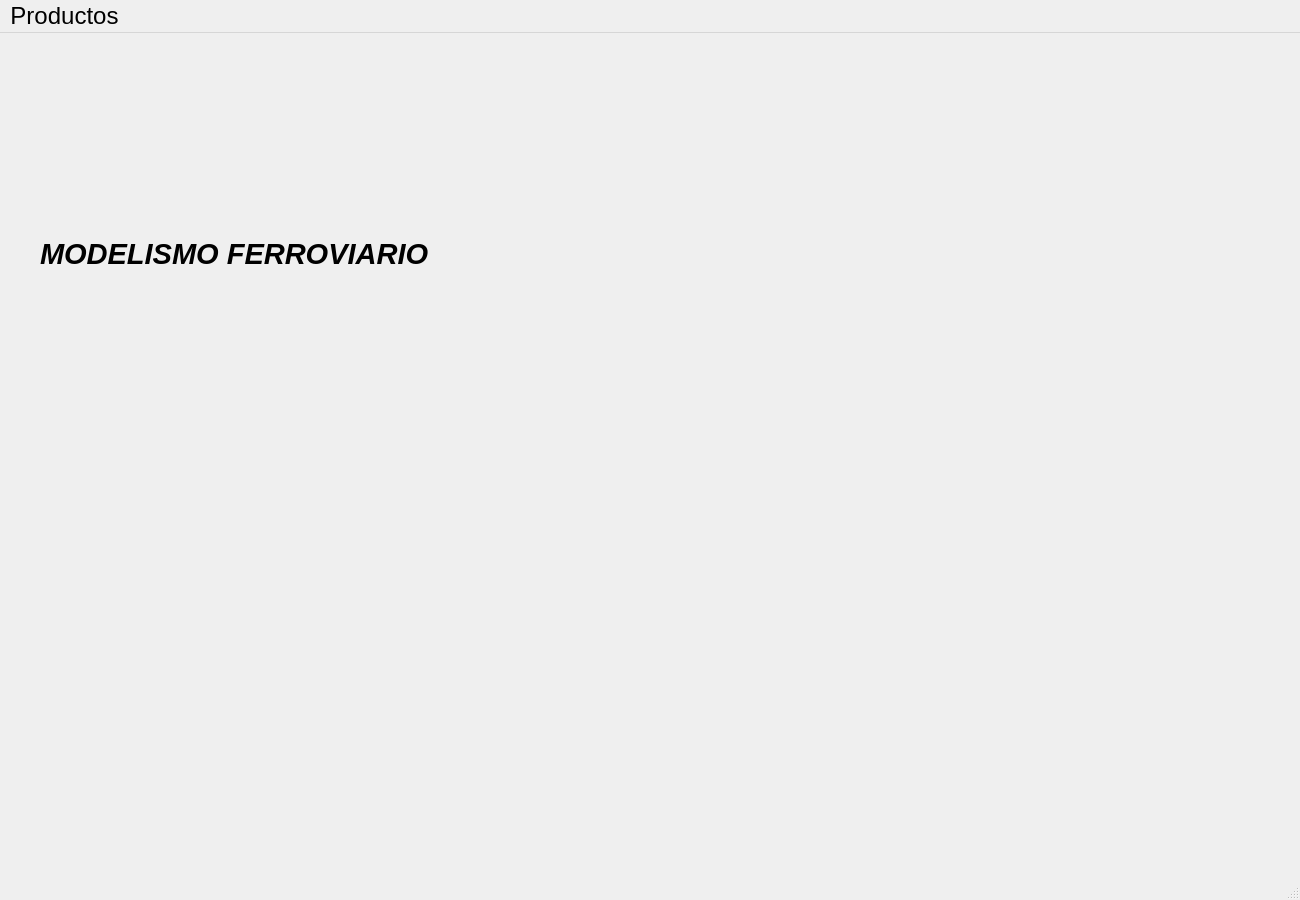
<?xml version="1.0" encoding="UTF-8"?>
<ui version="4.0">
 <class>ventanaPrincipal</class>
 <widget class="QMainWindow" name="ventanaPrincipal">
  <property name="geometry">
   <rect>
    <x>0</x>
    <y>0</y>
    <width>1300</width>
    <height>900</height>
   </rect>
  </property>
  <property name="windowTitle">
   <string>Modelismo ferroviario</string>
  </property>
  <widget class="QWidget" name="centralwidget">
   <widget class="QLabel" name="etq_titulo">
    <property name="geometry">
     <rect>
      <x>40</x>
      <y>200</y>
      <width>451</width>
      <height>41</height>
     </rect>
    </property>
    <property name="font">
     <font>
      <pointsize>22</pointsize>
      <weight>75</weight>
      <italic>true</italic>
      <bold>true</bold>
     </font>
    </property>
    <property name="text">
     <string>MODELISMO FERROVIARIO</string>
    </property>
   </widget>
  </widget>
  <widget class="QMenuBar" name="Menu">
   <property name="geometry">
    <rect>
     <x>0</x>
     <y>0</y>
     <width>1300</width>
     <height>38</height>
    </rect>
   </property>
   <property name="font">
    <font>
     <pointsize>18</pointsize>
    </font>
   </property>
   <widget class="QMenu" name="menuProductos">
    <property name="font">
     <font>
      <pointsize>18</pointsize>
     </font>
    </property>
    <property name="title">
     <string>Productos</string>
    </property>
    <widget class="QMenu" name="menuListar_productos">
     <property name="title">
      <string>Listar productos</string>
     </property>
     <addaction name="accion_listar_lista"/>
     <addaction name="separator"/>
     <addaction name="accion_listar_tabla"/>
    </widget>
    <addaction name="submenu_nuevo_producto"/>
    <addaction name="separator"/>
    <addaction name="menuListar_productos"/>
   </widget>
   <addaction name="menuProductos"/>
  </widget>
  <widget class="QStatusBar" name="statusbar"/>
  <action name="submenu_nuevo_producto">
   <property name="text">
    <string>Nuevo producto</string>
   </property>
  </action>
  <action name="accion_listar_lista">
   <property name="text">
    <string>Listado</string>
   </property>
  </action>
  <action name="accion_listar_tabla">
   <property name="text">
    <string>Tabla</string>
   </property>
  </action>
 </widget>
 <resources/>
 <connections/>
</ui>
